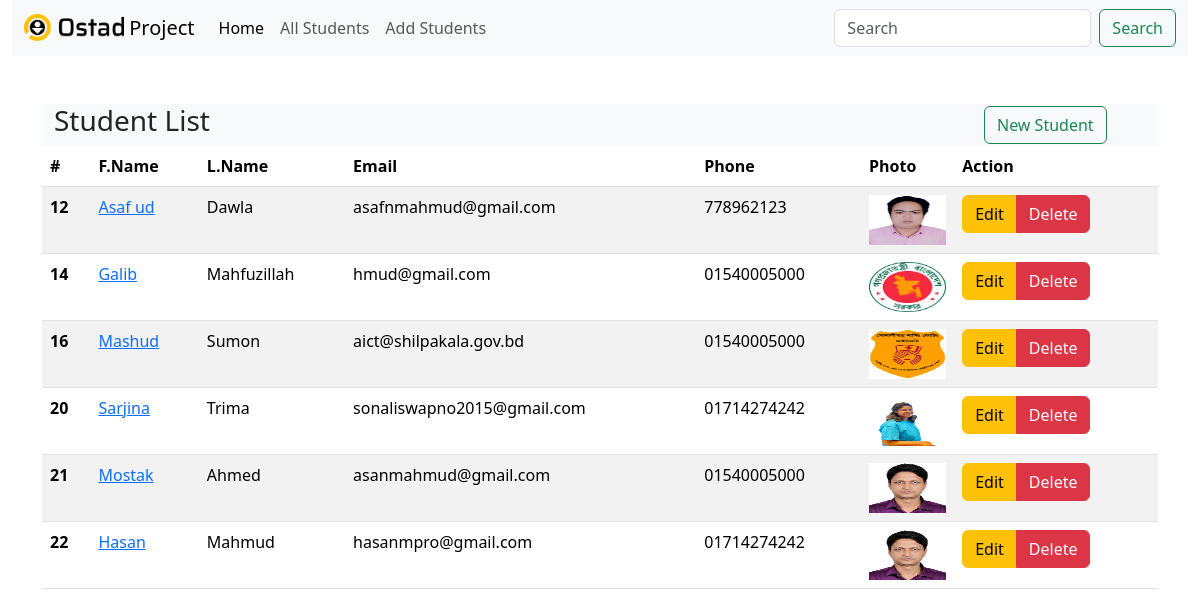
The page / on the database its author committed.
### student/models.py (models this page shows, shortened)
class Student(models.Model):
    first_name = models.CharField(max_length=255, null=False)
    last_name = models.CharField(max_length=255, null=False)
    email = models.EmailField(unique=True, null=False)
    phone = models.CharField(max_length=11, null=False )
    class CourseChoices(models.TextChoices):
        EMPTY = "", _("Please select")
        PHYSICS = "Physics", _("Physics")
        CHEMISTRY = "Chemistry", _("Chemistry")
        MATHEMATICS = "Mathematics", _("Mathematics")
        ENGLISH = "English", _("English")
        BANGLS = "Bangla", _("Bangla")
        CSE = "Computer Science", _("CSE")
    course = models.CharField(
        max_length=32,
        choices=CourseChoices,
        default=CourseChoices.EMPTY,
    )
    address = models.CharField(max_length=256)
    photo = models.ImageField(upload_to=student_directory_name)

### student/views.py (the view)
# urls.py: path('', views.student_list, name='home'),
def student_list(request):
    students = models.Student.objects.all()
    return render(request, 'student/index.html', {'students': students})

### student/templates/student/index.html
{% extends 'base.html' %}
{% block content %}
<table class="table table-striped table-hover caption-top">
  <div class="container-fluid bg-body-tertiary">
    <div class="row">
      <div class="col-10">
        <h3>Student List</h3>
      </div>
      <div class="col-2 my-auto">
        <a href="/student/addstudent" class="btn btn-outline-success" type="submit">New
          Student</a>
      </div>
    </div>
    <thead>
      <tr>
        <th scope="col">#</th>
        <th scope="col">F.Name</th>
        <th scope="col">L.Name</th>
        <th scope="col">Email</th>
        <th scope="col">Phone</th>
        <th scope="col">Photo</th>
        <th scope="col">Action</th>
      </tr>
    </thead>
    <tbody>
{% for student in students %}
      <tr>
        <th scope="row">{{student.id}}</th>
        <td><a href="{% url 'details' id=student.id %}">{{student.first_name}}</a></td>
        <td>{{student.last_name}}</td>
        <td>{{student.email}}</td>
        <td>{{student.phone}}</td>
        <td>
          <img src="{{student.photo.url}}" alt="" class="card-img-top" height="50px">
        </td>
        <td>
          <div class="btn-group" role="group" aria-label="Basic example">
            <a href="{% url 'update_student' id=student.id %}" type="button" class="btn btn-warning">Edit</a>
            <a href="{% url 'delete_student' id=student.id %}" type="button" class="btn btn-danger">Delete</a>
          </div>
        </td>
      </tr>
{% endfor %}
    </tbody>
</table>
{% endblock %}

### templates/base.html (shortened to what this page needs)
<!DOCTYPE html>
<html lang="en">
  {% load static %}
  <head>
    <link rel="stylesheet" href="{% static 'css/bootstrap.min.css' %}" />
  </head>
  <body>
    <div class="container-fluid">
      <nav class="navbar navbar-expand-lg sticky-top bg-body-tertiary">
        <div class="container-fluid">
          <a class="navbar-brand" href="/">
            <img
              src="{% static 'img/ostad_logo.png' %}"
              alt="Logo"
              width="100"
              class="d-inline-block align-text-top"
            />
            Project
          </a>
          <div class="collapse navbar-collapse" id="navbarSupportedContent">
            <ul class="navbar-nav me-auto mb-2 mb-lg-0">
              <li class="nav-item">
                <a
                  class="nav-link active"
                  aria-current="page"
                  href="{% url 'home' %}"
                  >Home</a
                >
              </li>
              <li class="nav-item">
                <a class="nav-link" href="{% url 'home' %}">All Students</a>
              </li>
              <li class="nav-item">
                <a class="nav-link" href="{% url 'add_student' %}"
                  >Add Students</a
                >
              </li>
            </ul>
            <form class="d-flex" role="search">
              <input
                class="form-control me-2"
                type="search"
                placeholder="Search"
                aria-label="Search"
              />
              <button class="btn btn-outline-success" type="submit">
                Search
              </button>
            </form>
          </div>
        </div>
      </nav>
      <div class="container mt-5">{% block content %} {% endblock %}</div>
    </div>
  </body>
</html>

### rows shown on the page
Student: id "12", first_name "Asaf ud", last_name "Dawla", email "asafnmahmud@gmail.com", phone "778962123", photo (picture)
Student: id "14", first_name "Galib", last_name "Mahfuzillah", email "hmud@gmail.com", phone "01540005000", photo (picture)
Student: id "16", first_name "Mashud", last_name "Sumon", email "aict@shilpakala.gov.bd", phone "01540005000", photo (picture)
Student: id "20", first_name "Sarjina", last_name "Trima", email "sonaliswapno2015@gmail.com", phone "01714274242", photo (picture)
Student: id "21", first_name "Mostak", last_name "Ahmed", email "asanmahmud@gmail.com", phone "01540005000", photo (picture)
Student: id "22", first_name "Hasan", last_name "Mahmud", email "hasanmpro@gmail.com", phone "01714274242", photo (picture)
